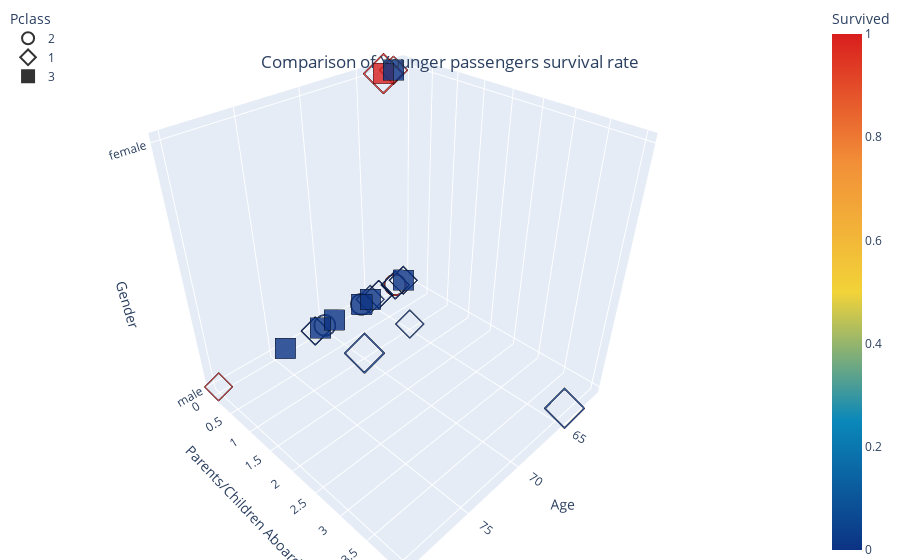

The code cell stored with this chart in its notebook:
### Markdown cell above
- Use plotly px.scatter_3d to create a 3D plot.
- Use color to represent surviors/non-survivors and different symbols to represent Pclass.
- Use size to represent 'Siblings/Spouses Aboard'.
- Use hover_data=[] to show all features available.
- The symbol for Pclass 1 is given below. The title needs to be updated.
- <span style="color:blue">Do not forget to add all the details (e.g., title, labels, grid, description, legends if any)</span>.

### Code cell
# # Q10

y_df = titanic_df[titanic_df.Age > 60]
y_df

#issue with 'Siblings/Spouses Aboard' having zeros
ssSize = np.array(y_df['Siblings/Spouses Aboard']) 
ssSize = (ssSize + 1)

#using scatter_3d
fig = px.scatter_3d(y_df, x='Age', y='Parents/Children Aboard', z='Gender', #Parents/Children Aboard
              color='Survived', size=ssSize, size_max=30,
              symbol='Pclass', opacity=0.8,
              hover_data=['Siblings/Spouses Aboard','Parents/Children Aboard'],
              color_continuous_scale='Portland')

# changing legend position and tight layout 
fig.for_each_trace(
    lambda trace: trace.update(marker_symbol="diamond-open") 
    if trace.name == "1" 
    else( 
        trace.update(marker_symbol="circle-open") if trace.name == "2" else()) )


#grey marker line
fig.update_traces(marker=dict(line=dict(width=1, color='black')), selector=dict(mode='markers'))

fig.update_layout(
    title={
        'text': "Comparison of Younger passengers survival rate",
        'y':0.9,
        'x':0.5,
        'xanchor': 'center',
        'yanchor': 'top'},
    margin=dict(l=0, r=0, b=0, t=0),
    legend=dict(
        yanchor="top",
        y=0.99,
        xanchor="left",
        x=0.01
))

fig.show()

### Figure 1 — Plotly figure (JSON) as saved in the notebook; plotly's stock layout.template omitted (floating-point values rounded to 4 significant figures)
{"data": [{"customdata": [[0, 0], [0, 0], [0, 0]], "hovertemplate": "Pclass=2<br>Age=%{x}<br>Parents/Children Aboard=%{customdata[1]}<br>Gender=%{z}<br>size=%{marker.size}<br>Siblings/Spouses Aboard=%{customdata[0]}<br>Survived=%{marker.color}<extra></extra>", "legendgroup": "2", "marker": {"color": [0, 1, 0], "coloraxis": "coloraxis", "line": {"color": "black", "width": 1}, "opacity": 0.8, "size": [1, 1, 1], "sizemode": "area", "sizeref": 0.002222, "symbol": "circle-open"}, "mode": "markers", "name": "2", "scene": "scene", "showlegend": true, "type": "scatter3d", "x": [66, 62, 70], "y": [0, 0, 0], "z": ["male", "male", "male"]}, {"customdata": [[0, 1], [0, 0], [0, 0], [0, 0], [0, 0], [1, 0], [1, 4], [0, 0], [0, 0], [0, 0], [0, 0], [0, 0], [0, 0], [1, 1], [0, 0]], "hovertemplate": "Pclass=1<br>Age=%{x}<br>Parents/Children Aboard=%{customdata[1]}<br>Gender=%{z}<br>size=%{marker.size}<br>Siblings/Spouses Aboard=%{customdata[0]}<br>Survived=%{marker.color}<extra></extra>", "legendgroup": "1", "marker": {"color": [0, 0, 0, 0, 0, 1, 0, 0, 0, 0, 0, 0, 1, 0, 1], "coloraxis": "coloraxis", "line": {"color": "black", "width": 1}, "opacity": 0.8, "size": [1, 1, 1, 1, 1, 2, 2, 1, 1, 1, 1, 1, 1, 2, 1], "sizemode": "area", "sizeref": 0.002222, "symbol": "diamond-open"}, "mode": "markers", "name": "1", "scene": "scene", "showlegend": true, "type": "scatter3d", "x": [65, 64, 71, 61, 62, 63, 64, 65, 71, 64, 62, 61, 80, 70, 62], "y": [1, 0, 0, 0, 0, 0, 4, 0, 0, 0, 0, 0, 0, 1, 0], "z": ["male", "male", "male", "male", "male", "female", "male", "male", "male", "male", "male", "male", "male", "male", "female"]}, {"customdata": [[0, 0], [0, 0], [0, 0], [0, 0], [0, 0], [0, 0], [0, 0], [0, 0]], "hovertemplate": "Pclass=3<br>Age=%{x}<br>Parents/Children Aboard=%{customdata[1]}<br>Gender=%{z}<br>size=%{marker.size}<br>Siblings/Spouses Aboard=%{customdata[0]}<br>Survived=%{marker.color}<extra></extra>", "legendgroup": "3", "marker": {"color": [0, 0, 0, 1, 0, 0, 0, 0], "coloraxis": "coloraxis", "line": {"color": "black", "width": 1}, "opacity": 0.8, "size": [1, 1, 1, 1, 1, 1, 1, 1], "sizemode": "area", "sizeref": 0.002222, "symbol": "square"}, "mode": "markers", "name": "3", "scene": "scene", "showlegend": true, "type": "scatter3d", "x": [70.5, 65, 61, 63, 66, 69, 62, 74], "y": [0, 0, 0, 0, 0, 0, 0, 0], "z": ["male", "male", "male", "female", "male", "male", "female", "male"]}], "layout": {"coloraxis": {"colorbar": {"title": {"text": "Survived"}}, "colorscale": [[0, "rgb(12,51,131)"], [0.25, "rgb(10,136,186)"], [0.5, "rgb(242,211,56)"], [0.75, "rgb(242,143,56)"], [1, "rgb(217,30,30)"]]}, "legend": {"itemsizing": "constant", "title": {"text": "Pclass"}, "tracegroupgap": 0, "x": 0.01, "xanchor": "left", "y": 0.99, "yanchor": "top"}, "margin": {"b": 0, "l": 0, "r": 0, "t": 0}, "scene": {"domain": {"x": [0, 1], "y": [0, 1]}, "xaxis": {"title": {"text": "Age"}}, "yaxis": {"title": {"text": "Parents/Children Aboard"}}, "zaxis": {"title": {"text": "Gender"}}}, "title": {"text": "Comparison of Younger passengers survival rate", "x": 0.5, "xanchor": "center", "y": 0.9, "yanchor": "top"}}}
